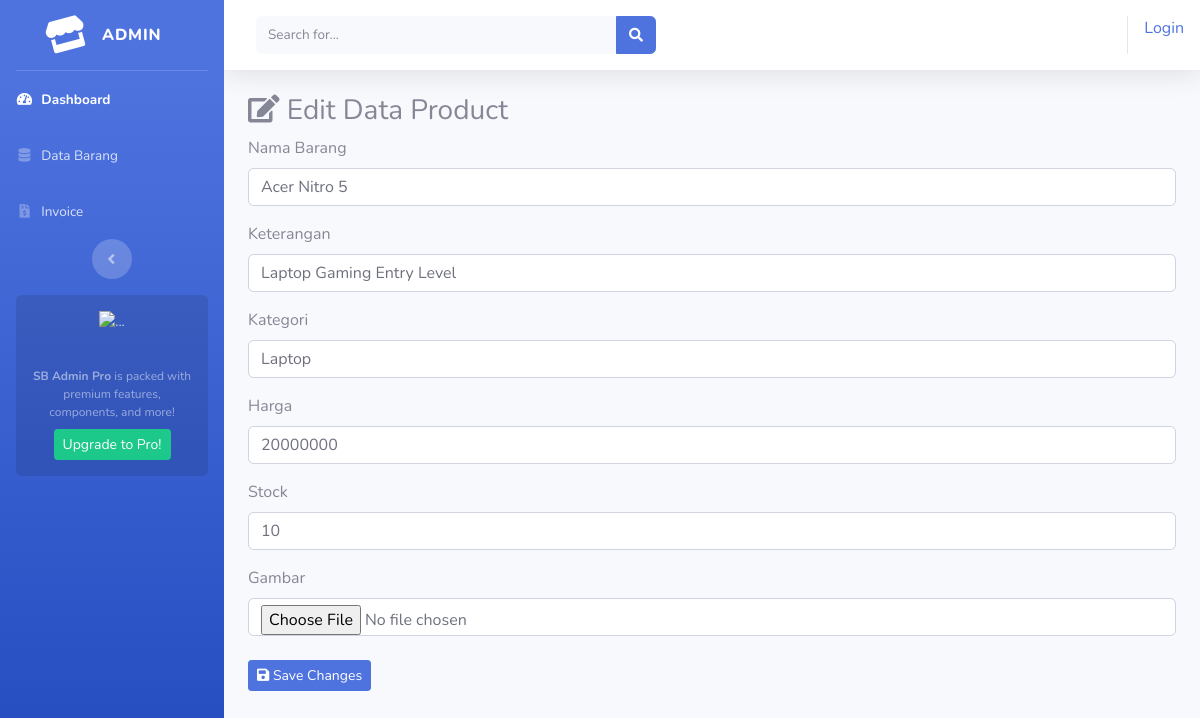
Page /index.php/admin/data_barang/edit/5 on the committed database.
### tables this page shows
CREATE TABLE `tb_barang` (
  `id_brg` int(11) NOT NULL,
  `nama_brg` varchar(120) NOT NULL,
  `keterangan` varchar(255) NOT NULL,
  `kategori` varchar(60) NOT NULL,
  `harga` int(11) NOT NULL,
  `stock` int(5) NOT NULL,
  `gambar` text NOT NULL
);

### application/controllers/admin/data_barang.php (called while the page is built, shortened)
<?php
class Data_barang extends CI_Controller
{
    public function edit($id)
    {
        $where = array('id_brg' => $id);
        $data['barang'] = $this->model_barang->edit_barang($where, 'tb_barang')->result();
        $this->load->view('templates_admin/header');
        $this->load->view('templates_admin/sidebar');
        $this->load->view('admin/edit_barang', $data);
        $this->load->view('templates_admin/footer');
    }
}

### index.php (called while the page is built, shortened)
<?php
require_once BASEPATH.'core/CodeIgniter.php';

### application/models/model_barang.php (called while the page is built, shortened)
<?php
class Model_barang extends CI_model
{
    public function edit_barang($where, $table)
    {
        return $this->db->get_where($table, $where);
    }
}

### application/views/admin/edit_barang.php (the view, shortened to what this page needs)
<div class="container-fluid">
    <h3> <i class="fas fa-edit"></i> Edit Data Product</h3>
    <?php foreach ($barang as $brg) : ?>
        <form action="<?php echo base_url() . 'admin/data_barang/update' ?>" method="POST">
            <div class="form-group">
                <label>Nama Barang</label>
                <input type="text" name="nama_brg" class="form-control" value="<?php echo $brg->nama_brg ?>">
            </div>
            <div class="form-group">
                <label>Keterangan</label>
                <input type="text" name="keterangan" class="form-control" value="<?php echo $brg->keterangan ?>">
            </div>
            <div class="form-group">
                <label>Kategori</label>
                <input type="text" name="kategori" class="form-control" value="<?php echo $brg->kategori ?>">
            </div>
            <div class="form-group">
                <label>Harga</label>
                <input type="text" name="harga" class="form-control" value="<?php echo $brg->harga ?>">
            </div>
            <div class="form-group">
                <label>Stock</label>
                <input type="text" name="stock" class="form-control" value="<?php echo $brg->stock ?>">
            </div>
            <div class="form-group">
                <label>Gambar</label>
                <input type="file" name="gambar" class="form-control" value="<?php echo $brg->gambar ?>">
                <button type="submit" class="btn btn-primary btn-sm mt-4" onclick="return confirm('Mengubah Product ?')"><i class="fas fa-save"></i> Save Changes</button>
        </form>
    <?php endforeach; ?>
</div>

### rows in the picture
tb_barang: nama_brg "Acer Nitro 5", keterangan "Laptop Gaming Entry Level", kategori "Laptop", harga "20000000", stock "10"

### other values in the picture
anchor('auth/login', 'Login') "Login"
